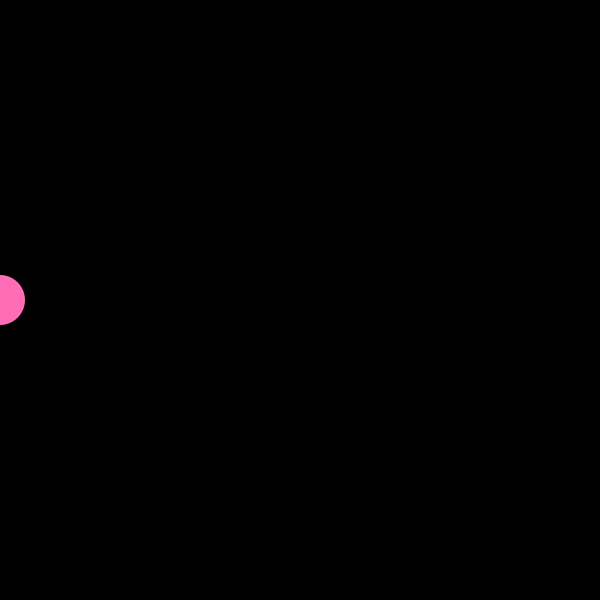
Frame 1 (no input)
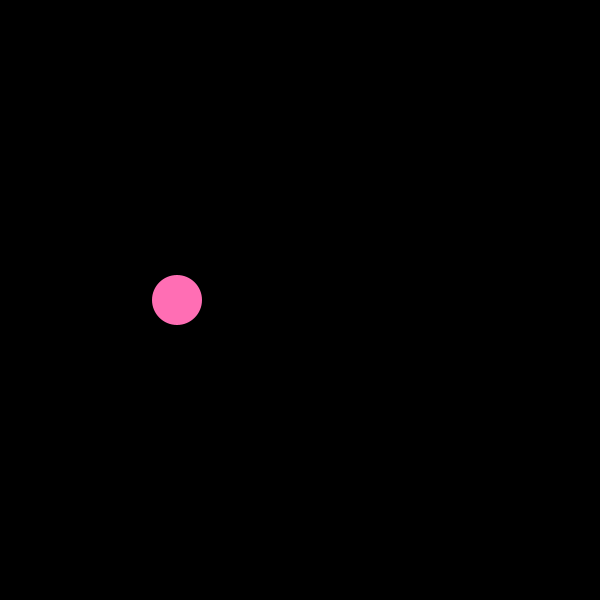
Frame 60 (the mouse pressed at the canvas centre just before this capture)
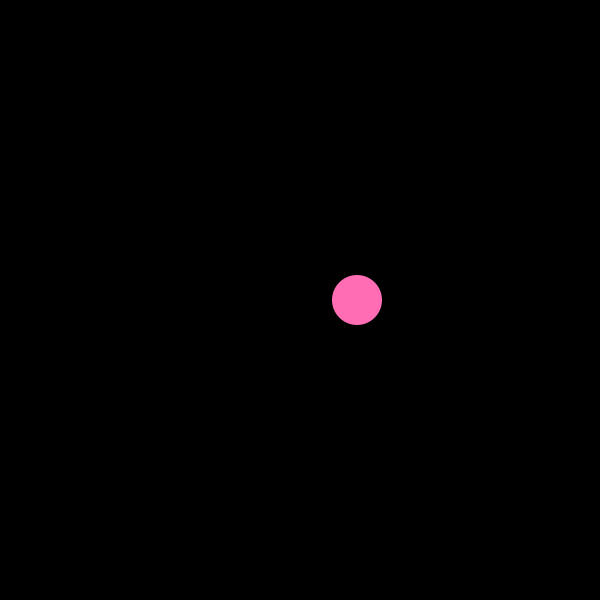
Frame 120 (the mouse held since frame 60 and released just before this capture)

The Processing sketch that drew these frames (run headless with seeded random() and noise(); from frame 60 on, the mouse is pressed at the canvas centre):

// Processing sketch: processing_95124
// ── processing_95124.pde

float xPosition = 0;
float yPosition;

void setup(){
  size(600,600);
  smooth();
  noStroke();
  yPosition = height/2;
}

void draw (){
  background(0);
  fill(255,110,180);
  ellipse(xPosition,yPosition,50,50);
  
  xPosition += 3;
}
